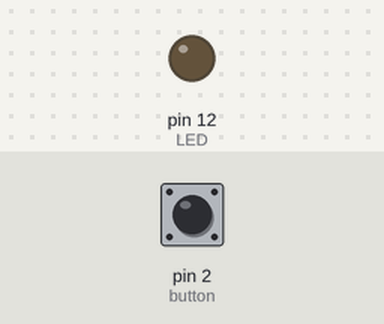
Recording of a sketch running on a simulated Arduino Uno, built with avr-gcc and run on an emulated ATmega328P. On the bench: output pins drawn as LEDs (lit = HIGH). The inputs (shaded band) are chosen by the test bench; at power-on: pin 2 (button) LOW.

Above: at 1.2 s.
1.3 s: pin 2 (button) pulled HIGH for 0.15 s
At 3.3 s:
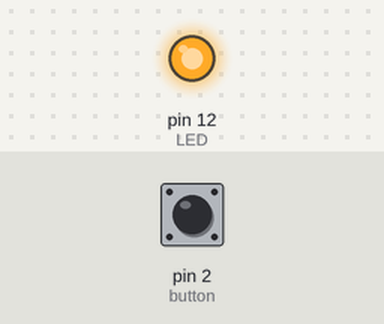
Timing chart, 0 to 10.4 s (numbered marks = the images above; inputs shaded):
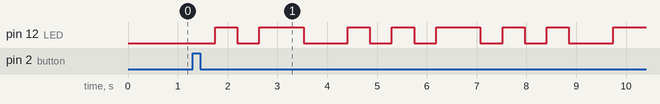

Measured:
- after the input at 1.3 s, pin 12 (LED): LOW → HIGH after 0.45 s, → LOW 0.44 s later, → HIGH 0.44 s later, → LOW 0.89 s later, … (15 changes in this stretch)

The sketch:

RemoteControl.ino
```cpp
const int button = 2;
const int LED = 12;
int m = 500;
volatile int state = 0;

char code[] = "11011100010001";
void setup() {
  pinMode(LED, OUTPUT);
  pinMode(button, INPUT);
  attachInterrupt(0, remote_ISR,RISING);
}

void loop() {
  // put your main code here, to run repeatedly:
  if(state == 1){
    RC5_Button();
  }
}


void remote_ISR(){
  state = digitalRead(button);
  delay(500);
}

void RC5_Button(){
  for(int i = 0; i <=13; i++){
    if(code[i] == '1'){
      digitalWrite(LED,LOW);
      delay(.889*m);
      digitalWrite(LED,HIGH);
      delay(.889*m);
    }else{
      digitalWrite(LED,HIGH);
      delay(.889*m);
      digitalWrite(LED,LOW);
      delay(.889*m);
    }
  }
  state = 0;
  digitalWrite(LED,LOW);
  delay(500);
}
```
